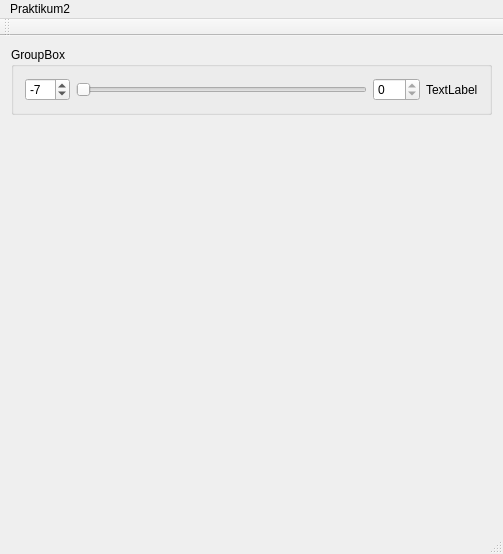
<?xml version="1.0" encoding="UTF-8"?>
<ui version="4.0">
 <class>MainWindow</class>
 <widget class="QMainWindow" name="MainWindow">
  <property name="geometry">
   <rect>
    <x>0</x>
    <y>0</y>
    <width>503</width>
    <height>532</height>
   </rect>
  </property>
  <property name="minimumSize">
   <size>
    <width>0</width>
    <height>0</height>
   </size>
  </property>
  <property name="maximumSize">
   <size>
    <width>800</width>
    <height>800</height>
   </size>
  </property>
  <property name="windowTitle">
   <string>Praktikum 2</string>
  </property>
  <widget class="QWidget" name="centralWidget">
   <layout class="QVBoxLayout" name="verticalLayout_2">
    <item>
     <layout class="QVBoxLayout" name="vblControls">
      <item>
       <widget class="QGroupBox" name="gbxRotation">
        <property name="title">
         <string>GroupBox</string>
        </property>
        <layout class="QVBoxLayout" name="verticalLayout">
         <item>
          <layout class="QHBoxLayout" name="hblRotationZ">
           <item>
            <widget class="QSpinBox" name="spinBox">
             <property name="minimum">
              <number>-99</number>
             </property>
             <property name="value">
              <number>-7</number>
             </property>
            </widget>
           </item>
           <item>
            <widget class="QSlider" name="sldRotationZ">
             <property name="maximum">
              <number>359</number>
             </property>
             <property name="orientation">
              <enum>Qt::Horizontal</enum>
             </property>
            </widget>
           </item>
           <item>
            <widget class="QSpinBox" name="sbxRotationZ">
             <property name="readOnly">
              <bool>true</bool>
             </property>
             <property name="maximum">
              <number>359</number>
             </property>
            </widget>
           </item>
           <item>
            <widget class="QLabel" name="lblRotationZ">
             <property name="text">
              <string>TextLabel</string>
             </property>
            </widget>
           </item>
          </layout>
         </item>
        </layout>
       </widget>
      </item>
     </layout>
    </item>
    <item>
     <widget class="MyGLWidget" name="widget" native="true">
      <property name="minimumSize">
       <size>
        <width>400</width>
        <height>400</height>
       </size>
      </property>
     </widget>
    </item>
   </layout>
  </widget>
  <widget class="QToolBar" name="mainToolBar">
   <property name="minimumSize">
    <size>
     <width>400</width>
     <height>0</height>
    </size>
   </property>
   <attribute name="toolBarArea">
    <enum>TopToolBarArea</enum>
   </attribute>
   <attribute name="toolBarBreak">
    <bool>false</bool>
   </attribute>
  </widget>
  <widget class="QStatusBar" name="statusBar"/>
  <widget class="QMenuBar" name="menuBar">
   <property name="geometry">
    <rect>
     <x>0</x>
     <y>0</y>
     <width>503</width>
     <height>20</height>
    </rect>
   </property>
   <widget class="QMenu" name="menuPraktikum2">
    <property name="title">
     <string>Praktikum2</string>
    </property>
   </widget>
   <addaction name="menuPraktikum2"/>
  </widget>
 </widget>
 <layoutdefault spacing="6" margin="11"/>
 <customwidgets>
  <customwidget>
   <class>MyGLWidget</class>
   <extends>QWidget</extends>
   <header>myglwidget.h</header>
   <container>1</container>
   <slots>
    <signal>ZoomChange(float)</signal>
    <slot>receiveRotationZ(int)</slot>
   </slots>
  </customwidget>
 </customwidgets>
 <resources/>
 <connections>
  <connection>
   <sender>sldRotationZ</sender>
   <signal>valueChanged(int)</signal>
   <receiver>sbxRotationZ</receiver>
   <slot>setValue(int)</slot>
   <hints>
    <hint type="sourcelabel">
     <x>373</x>
     <y>73</y>
    </hint>
    <hint type="destinationlabel">
     <x>402</x>
     <y>74</y>
    </hint>
   </hints>
  </connection>
 </connections>
</ui>
